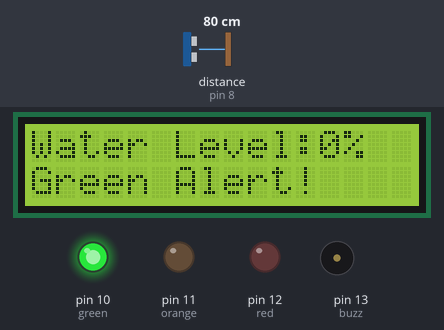
Bench run of a sketch on a simulated Arduino Uno, built with avr-gcc and run on an emulated ATmega328P. Parts: 16×2 character LCD, output pins drawn as LEDs (lit = HIGH), buzzer (waves = sounding, pin HIGH). Wiring (from diagram.json): ultrasonic range finder: trigger pin 9; echo pin 8. The inputs (shaded band) are chosen by the test bench; at power-on: distance to the obstacle (sensor on pin 8) 80 cm. The echo pulse lasts 58.3 µs per cm; pins used as bus, display or sensor lines are not drawn; what the sketch prints to the serial monitor is not drawn.

Above: at 6.2 s.
6.3 s: distance to the obstacle (sensor on pin 8) set to 13 cm
7.8 s: distance to the obstacle (sensor on pin 8) set to 10 cm
At 8.8 s:
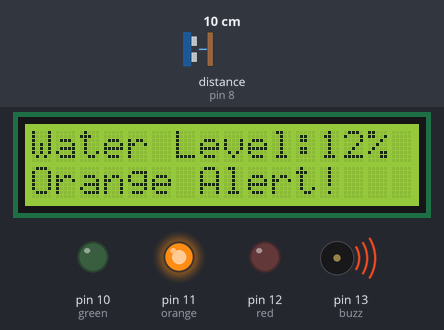
12.3 s: distance to the obstacle (sensor on pin 8) set to 6 cm
At 14.8 s:
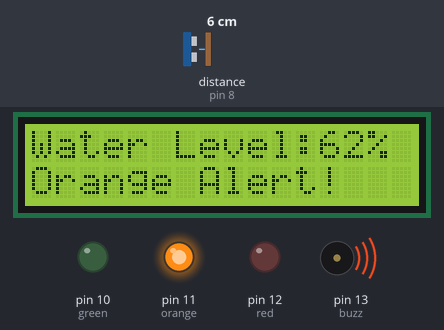
15.3 s: distance to the obstacle (sensor on pin 8) set to 3 cm
18.3 s: distance to the obstacle (sensor on pin 8) set to 120 cm
At 21.0 s:
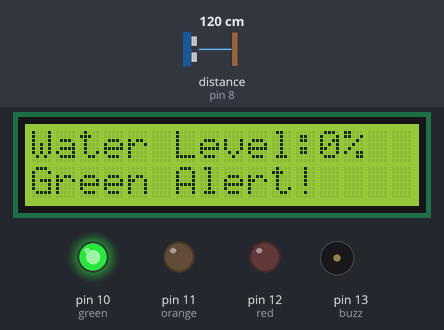
21.3 s: distance to the obstacle (sensor on pin 8) set to 2 cm
At 21.9 s:
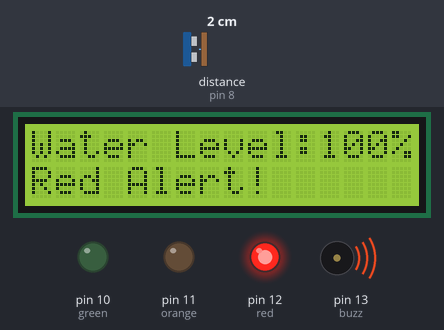
Timing chart, 0 to 24.8 s (numbered marks = the images above; inputs shaded):
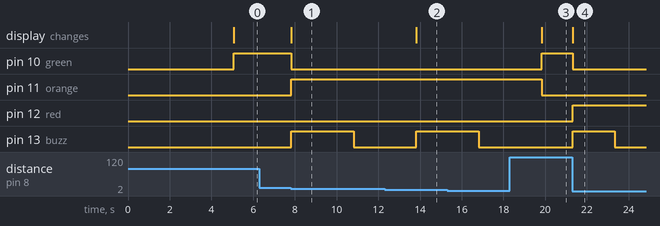

Measured:
- the behaviour switches between 12 and 11 cm on distance to the obstacle (sensor on pin 8) (found by bisection; images 0 and 1)
- after the input at 6.3 s, every drawn part: stays the same
- after the input at 7.8 s, pin 10 (green): HIGH → LOW at once; pin 11 (orange): LOW → HIGH at once; pin 13 (buzz): LOW → HIGH at once, → LOW 3.0 s later; the display: changes at once (image 1)
- after the input at 12.3 s, the display: changes after 1.5 s (image 2)
- after the input at 18.3 s, pin 10 (green): LOW → HIGH after 1.5 s; pin 12 (red), pin 13 (buzz): stays LOW (without the input it goes to HIGH after 1.5 s); the display: changes after 1.5 s (image 3)
- after the input at 21.3 s, pin 10 (green): HIGH → LOW at once; pin 12 (red): LOW → HIGH at once; pin 13 (buzz): LOW → HIGH at once, → LOW 2.0 s later; the display: changes at once (image 4)

The sketch:

sketch-1.ino
```cpp
//Early Flood Detection Using IOT
//<LiquidCrystal.h> is the library for using the LCD 16x2
#include <LiquidCrystal.h>

LiquidCrystal lcd(2, 3, 4, 5, 6, 7);  // Create an instance of the LiquidCrystal library
const int in = 8;                         // This is the ECHO pin of The Ultrasonic sensor HC-SR04
const int out = 9;                        // This is the TRIG pin of the ultrasonic Sensor HC-SR04
// Define pin numbers for various components
const int green = 10;
const int orange = 11;
const int red = 12;
const int buzz = 13;

void setup()
{
  // Start serial communication with a baud rate of 9600
  Serial.begin(9600);
  // Initialize the LCD with 16 columns and 2 rows
  lcd.begin(16, 2);
  // Set pin modes for various components
  pinMode(in, INPUT);
  pinMode(out, OUTPUT);
  pinMode(green, OUTPUT);
  pinMode(orange, OUTPUT);
  pinMode(red, OUTPUT);
  pinMode(buzz, OUTPUT);
  // Display a startup message on the LCD
  lcd.setCursor(0, 0);
  lcd.print("Flood Monitoring");
  lcd.setCursor(0, 1);
  lcd.print("Alerting System");
  // Wait for 5 seconds and then clear the LCD
  delay(5000);
  lcd.clear();
}

void loop()
{
  // Read distance from the ultrasonic sensor (HC-SR04)
  long dur;
  long dist;
  long per;
  digitalWrite(out, LOW);
  delayMicroseconds(2);
  digitalWrite(out, HIGH);
  delayMicroseconds(10);
  digitalWrite(out, LOW);
  dur = pulseIn(in, HIGH);
  dist = (dur * 0.034) / 2;
  // Map the distance value to a percentage value
  per = map(dist, 10.5, 2, 0, 100);
  // Ensure that the percentage value is within bounds
  if (per < 0)
  {
    per = 0;
  }
  if (per > 100)
  {
    per = 100;
  }
  // Print water level data to serial
  Serial.print("Water Level:");
  Serial.println(String(per));
  lcd.setCursor(0, 0);
  lcd.print("Water Level:");
  lcd.print(String(per));
  lcd.print("%  ");
  // Check water level and set alert levels
  if (dist <= 3)
  {
    lcd.setCursor(0, 1);
    lcd.print("Red Alert!   ");
    digitalWrite(red, HIGH);
    digitalWrite(green, LOW);
    digitalWrite(orange, LOW);
    digitalWrite(buzz, HIGH);
    delay(2000);
    digitalWrite(buzz, LOW);
    delay(2000);
    digitalWrite(buzz, HIGH);
    delay(2000);
    digitalWrite(buzz, LOW);
    delay(2000);
  }
  else if (dist <= 10)
  {
    lcd.setCursor(0, 1);
    lcd.print("Orange Alert!  ");
    digitalWrite(orange, HIGH);
    digitalWrite(red, LOW);
    digitalWrite(green, LOW);
    digitalWrite(buzz, HIGH);
    delay(3000);
    digitalWrite(buzz, LOW);
    delay(3000);
  }
  else
  {
    lcd.setCursor(0, 1);
    lcd.print("Green Alert!  ");
    digitalWrite(green, HIGH);
    digitalWrite(orange, LOW);
    digitalWrite(red, LOW);
    digitalWrite(buzz, LOW);
  }
}
```
